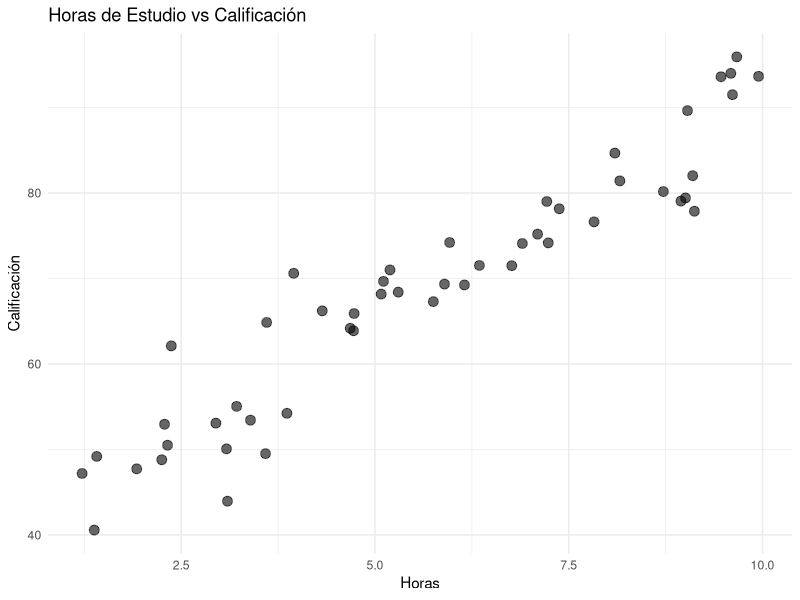
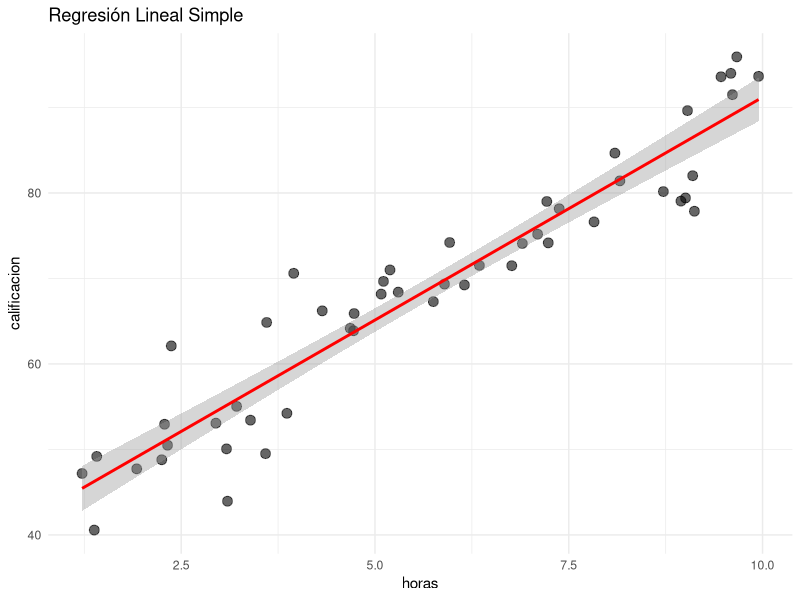

R code for these plots, in order: (Note: this script raises an error after producing the figures.)
## ---- chunk 1
knitr::opts_chunk$set(echo = TRUE, warning = FALSE, message = FALSE, 
                      fig.width = 10, fig.height = 6)
## ---- chunk 2
library(tidyverse)
library(ggplot2)
set.seed(42)
## ---- chunk 3
set.seed(123)
n <- 50
datos <- data.frame(
  horas = runif(n, 1, 10)
) %>%
  mutate(calificacion = 40 + 5*horas + rnorm(n, 0, 5))

head(datos)
## ---- chunk 4
ggplot(datos, aes(x = horas, y = calificacion)) +
  geom_point(alpha = 0.6, size = 3) +
  labs(title = "Horas de Estudio vs Calificación",
       x = "Horas", y = "Calificación") +
  theme_minimal()
## ---- chunk 5
modelo <- lm(calificacion ~ horas, data = datos)
summary(modelo)
## ---- chunk 6
cat("Intercepto:", coef(modelo)[1], "\n")
cat("Pendiente:", coef(modelo)[2], "\n")
cat("R²:", summary(modelo)$r.squared, "\n")
cat("R² ajustado:", summary(modelo)$adj.r.squared, "\n")
cat("AIC:", AIC(modelo), "\n")
cat("BIC:", BIC(modelo), "\n")
## ---- chunk 7
ggplot(datos, aes(x = horas, y = calificacion)) +
  geom_point(alpha = 0.6, size = 3) +
  geom_smooth(method = "lm", se = TRUE, color = "red") +
  labs(title = "Regresión Lineal Simple") +
  theme_minimal()
## ---- chunk 8
confint(modelo, level = 0.95)
## ---- chunk 9
anova(modelo)
## ---- chunk 10
nuevos <- data.frame(horas = c(3, 5, 7))

# Puntual
predict(modelo, nuevos)

# IC para la media
predict(modelo, nuevos, interval = "confidence")

# Intervalo de predicción
predict(modelo, nuevos, interval = "prediction")
## ---- chunk 11
x_seq <- seq(1, 10, length.out = 100)
pred_conf <- predict(modelo, data.frame(horas = x_seq), interval = "confidence")
pred_pred <- predict(modelo, data.frame(horas = x_seq), interval = "prediction")

datos_pred <- data.frame(
  horas = x_seq,
  fit = pred_conf[, "fit"],
  conf_lwr = pred_conf[, "lwr"],
  conf_upr = pred_conf[, "upr"],
  pred_lwr = pred_pred[, "lwr"],
  pred_upr = pred_pred[, "upr"]
)

ggplot(datos, aes(x = horas, y = calificacion)) +
  geom_point(alpha = 0.6) +
  geom_line(data = datos_pred, aes(y = fit), color = "blue", linewidth = 1) +
  geom_ribbon(data = datos_pred, aes(ymin = conf_lwr, ymax = conf_upr), 
              alpha = 0.3, fill = "blue") +
  geom_ribbon(data = datos_pred, aes(ymin = pred_lwr, ymax = pred_upr), 
              alpha = 0.2, fill = "red") +
  labs(title = "Intervalos de Confianza y Predicción") +
  theme_minimal()
